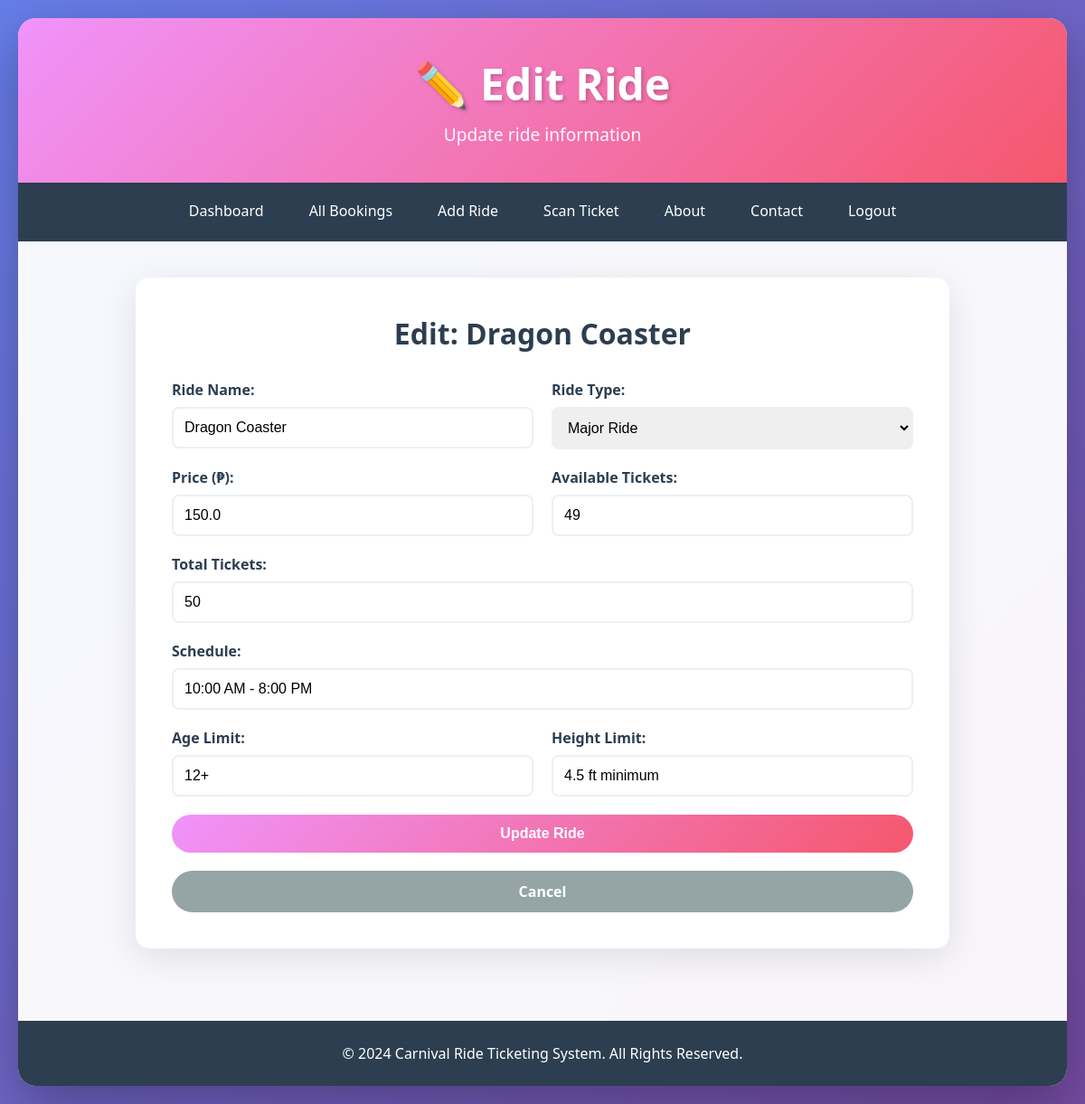
The page /admin/rides/edit/1 (signed in) on the database its author committed.
### tables this page shows
CREATE TABLE rides (
            id INTEGER PRIMARY KEY AUTOINCREMENT,
            name TEXT NOT NULL,
            type TEXT NOT NULL,
            price REAL NOT NULL,
            available_tickets INTEGER NOT NULL,
            total_tickets INTEGER NOT NULL,
            schedule TEXT NOT NULL,
            age_limit TEXT NOT NULL,
            height_limit TEXT NOT NULL,
            created_at TEXT NOT NULL
        );

### app.py (the view, shortened to what this page needs)
@app.route('/admin/rides/edit/<int:ride_id>', methods=['GET', 'POST'])
@admin_required
def admin_edit_ride(ride_id):
    conn = get_db_connection()
    ride = conn.execute('SELECT * FROM rides WHERE id = ?', (ride_id,)).fetchone()
    if not ride:
        flash('Ride not found!', 'error')
        conn.close()
        return redirect(url_for('admin_dashboard'))
    conn.close()
    return render_template('admin_edit_ride.html', ride=dict(ride))

### app.py (called while the page is built)
def get_db_connection():
    conn = sqlite3.connect('carnival.db')
    conn.row_factory = sqlite3.Row
    return conn

def admin_required(f):
    @wraps(f)
    def decorated_function(*args, **kwargs):
        if 'user_id' not in session or session.get('role') != 'admin':
            flash('Admin access required!', 'error')
            return redirect(url_for('login'))
        return f(*args, **kwargs)
    return decorated_function

### templates/admin_edit_ride.html (shortened to what this page needs)
<!DOCTYPE html>
<html lang="en">
<head>
    <link rel="stylesheet" href="{{ url_for('static', filename='css/style.css') }}">
</head>
<body>
    <div class="container">
        <header class="header">
            <h1>✏️ Edit Ride</h1>
            <p class="subtitle">Update ride information</p>
        </header>
        <nav class="nav">
            <a href="{{ url_for('admin_dashboard') }}" class="nav-link">Dashboard</a>
            <a href="{{ url_for('admin_bookings') }}" class="nav-link">All Bookings</a>
            <a href="{{ url_for('admin_add_ride') }}" class="nav-link">Add Ride</a>
            <a href="{{ url_for('scan_ticket') }}" class="nav-link">Scan Ticket</a>
            <a href="{{ url_for('about') }}" class="nav-link">About</a>
            <a href="{{ url_for('contact') }}" class="nav-link">Contact</a>
            <a href="{{ url_for('logout') }}" class="nav-link">Logout</a>
        </nav>
        <div class="form-container">
            <div class="form-box">
                <h2>Edit: {{ ride.name }}</h2>
                <form method="POST" action="{{ url_for('admin_edit_ride', ride_id=ride.id) }}">
                    <div class="form-row">
                        <div class="form-group">
                            <label for="name">Ride Name:</label>
                            <input type="text" id="name" name="name" value="{{ ride.name }}" required>
                        </div>
                        <div class="form-group">
                            <label for="type">Ride Type:</label>
                            <select id="type" name="type" required>
                                <option value="Major Ride" {% if ride.type == 'Major Ride' %}selected{% endif %}>Major Ride</option>
                            </select>
                        </div>
                    </div>
                    <div class="form-row">
                        <div class="form-group">
                            <label for="price">Price (₱):</label>
                            <input type="number" id="price" name="price" step="0.01" value="{{ ride.price }}" required>
                        </div>
                        <div class="form-group">
                            <label for="available_tickets">Available Tickets:</label>
                            <input type="number" id="available_tickets" name="available_tickets" value="{{ ride.available_tickets }}" required>
                        </div>
                    </div>
                    <div class="form-group">
                        <label for="total_tickets">Total Tickets:</label>
                        <input type="number" id="total_tickets" name="total_tickets" value="{{ ride.total_tickets }}" required>
                    </div>
                    <div class="form-group">
                        <label for="schedule">Schedule:</label>
                        <input type="text" id="schedule" name="schedule" value="{{ ride.schedule }}" required>
                    </div>
                    <div class="form-row">
                        <div class="form-group">
                            <label for="age_limit">Age Limit:</label>
                            <input type="text" id="age_limit" name="age_limit" value="{{ ride.age_limit }}" required>
                        </div>
                        <div class="form-group">
                            <label for="height_limit">Height Limit:</label>
                            <input type="text" id="height_limit" name="height_limit" value="{{ ride.height_limit }}" required>
                        </div>
                    </div>
                    <div class="form-actions">
                        <button type="submit" class="btn btn-primary">Update Ride</button>
                        <a href="{{ url_for('admin_dashboard') }}" class="btn btn-secondary">Cancel</a>
                    </div>
                </form>
            </div>
        </div>
        <footer class="footer">
            <p>&copy; 2024 Carnival Ride Ticketing System. All Rights Reserved.</p>
        </footer>
    </div>
</body>
</html>

### static/css/style.css (style rules this page uses)
* { margin: 0; padding: 0; box-sizing: border-box; }
body { font-family: 'Segoe UI', Tahoma, Geneva, Verdana, sans-serif; background: linear-gradient(135deg, #667eea 0%, #764ba2 100%); min-height: 100vh; padding: 20px; }
.container { max-width: 1400px; margin: 0 auto; background: rgba(255, 255, 255, 0.95); border-radius: 20px; box-shadow: 0 20px 60px rgba(0, 0, 0, 0.3); overflow: hidden; }
.header { background: linear-gradient(135deg, #f093fb 0%, #f5576c 100%); color: white; padding: 40px; text-align: center; }
.header h1 { font-size: 3em; margin-bottom: 10px; text-shadow: 2px 2px 4px rgba(0, 0, 0, 0.2); }
.subtitle { font-size: 1.2em; opacity: 0.95; }
.nav { background: #2c3e50; padding: 0; display: flex; justify-content: center; gap: 0; flex-wrap: wrap; }
.nav-link { color: white; text-decoration: none; padding: 20px 25px; display: inline-block; transition: all 0.3s; border-bottom: 3px solid transparent; }
.btn { padding: 12px 30px; border: none; border-radius: 25px; font-size: 1em; font-weight: bold; cursor: pointer; text-decoration: none; display: inline-block; transition: all 0.3s; text-align: center; }
.btn-primary { background: linear-gradient(135deg, #f093fb 0%, #f5576c 100%); color: white; width: 100%; }
.btn-secondary { background: #95a5a6; color: white; width: 100%; margin-top: 10px; }
.form-container { padding: 40px; }
.form-box { background: white; padding: 40px; border-radius: 15px; box-shadow: 0 10px 40px rgba(0, 0, 0, 0.1); max-width: 900px; margin: 0 auto; }
.form-box h2 { font-size: 2em; color: #2c3e50; margin-bottom: 30px; text-align: center; }
.form-row { display: grid; grid-template-columns: 1fr 1fr; gap: 20px; }
.form-group { margin-bottom: 20px; }
.form-group label { display: block; margin-bottom: 8px; color: #2c3e50; font-weight: 600; }
.form-group input, .form-group select, .form-group textarea { width: 100%; padding: 12px; border: 2px solid #ecf0f1; border-radius: 8px; font-size: 1em; transition: border 0.3s; }
.form-actions { display: flex; flex-direction: column; gap: 10px; }
.footer { background: #2c3e50; color: white; text-align: center; padding: 20px; margin-top: 40px; }
.footer p { margin: 5px 0; }

### rows shown on the page
rides: name "Dragon Coaster", type "Major Ride", price "150.0", available_tickets "49", total_tickets "50", schedule "10:00 AM - 8:00 PM", age_limit "12+", height_limit "4.5 ft minimum"
